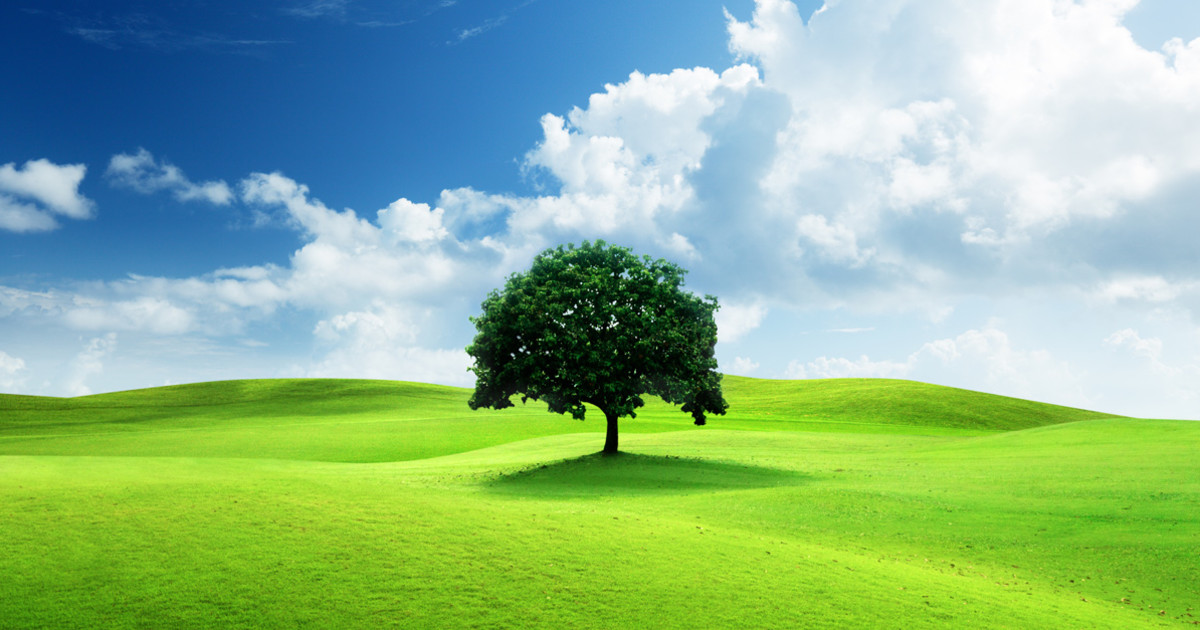
#> input picture nature.jpg, 1200 x 630 px, found by its file name
$ python 8.py
#> lines starting #> are read from the running program, lines starting #| are printed output that depends on the picture
import cv2
import numpy as np
import matplotlib.pyplot as plt

def plot_histogram(image):
    hist = cv2.calcHist([image], [0], None, [256], [0, 256])

    hist_flat = hist.flatten()
    fig, axs = plt.subplots(2, 2, figsize=(10, 8))

    axs[0, 0].imshow(image, cmap='gray')
    axs[0, 0].set_title('Image')
    axs[0, 0].axis('off')

    axs[0, 1].hist(image.ravel(), bins=256, range=[0, 256], color='gray')
    axs[0, 1].set_title('Histogram (imhist)')
    axs[0, 1].set_xlabel('Intensity value')
    axs[0, 1].set_ylabel('Frequency')

    axs[1, 0].bar(np.arange(256), hist_flat, color='gray')
    axs[1, 0].set_title('Histogram (bar)')
    axs[1, 0].set_xlabel('Intensity value')
    axs[1, 0].set_ylabel('Frequency')

    axs[1, 1].stem(hist_flat)
    axs[1, 1].set_title('Histogram (stem)')
    axs[1, 1].set_xlabel('Intensity value')
    axs[1, 1].set_ylabel('Frequency')

    plt.figure(figsize=(8, 6))
    plt.plot(hist_flat, color='gray')
    plt.title('Histogram (plot)')
    plt.xlabel('Intensity value')
    plt.ylabel('Frequency')

    plt.tight_layout()
    plt.show()

image_path = "P:\\PCA2_10071023015\\nature.jpg"
image = cv2.imread(image_path, cv2.IMREAD_GRAYSCALE)
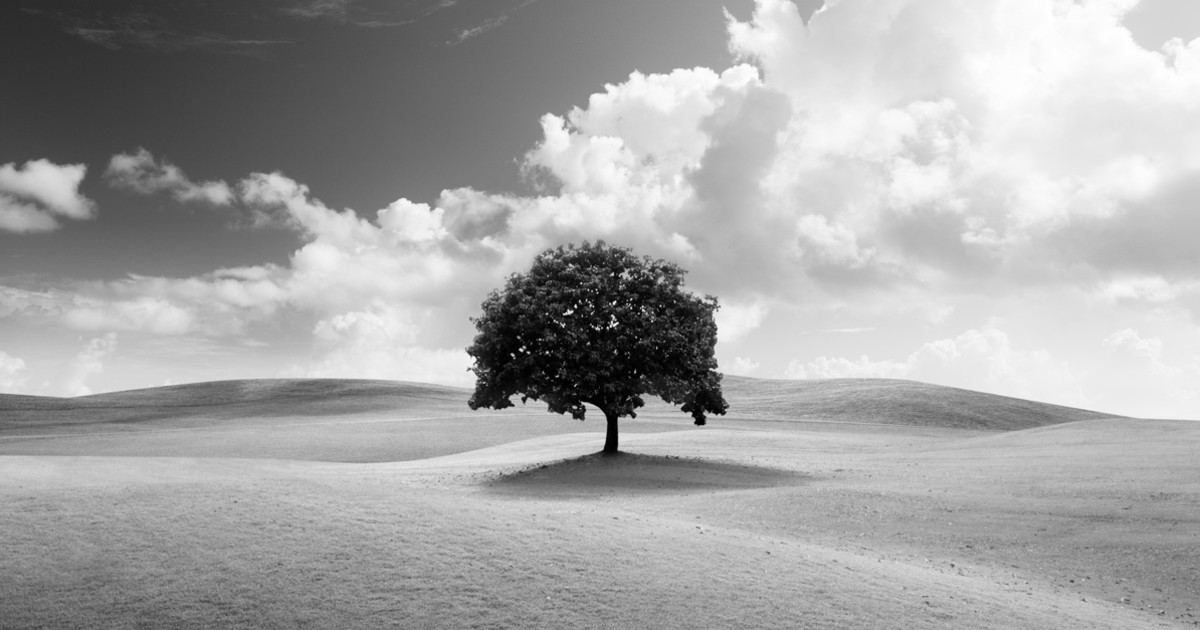
#> image: shape (630, 1200); min 0, max 255, mean 165.3

if image is None:
    print(f"Error: Unable to load image from {image_path}")
else:
    plot_histogram(image)
#> in plot_histogram, `hist = cv2.calcHist([image], [0], None, [256], [0, 256])`: hist = 256 values, max 6705 at index 187, min 62 at index 255, mean 2953.1
#> in plot_histogram, `hist_flat = hist.flatten()`: hist_flat has the same summary as hist
#> in plot_histogram, `plt.show()`:
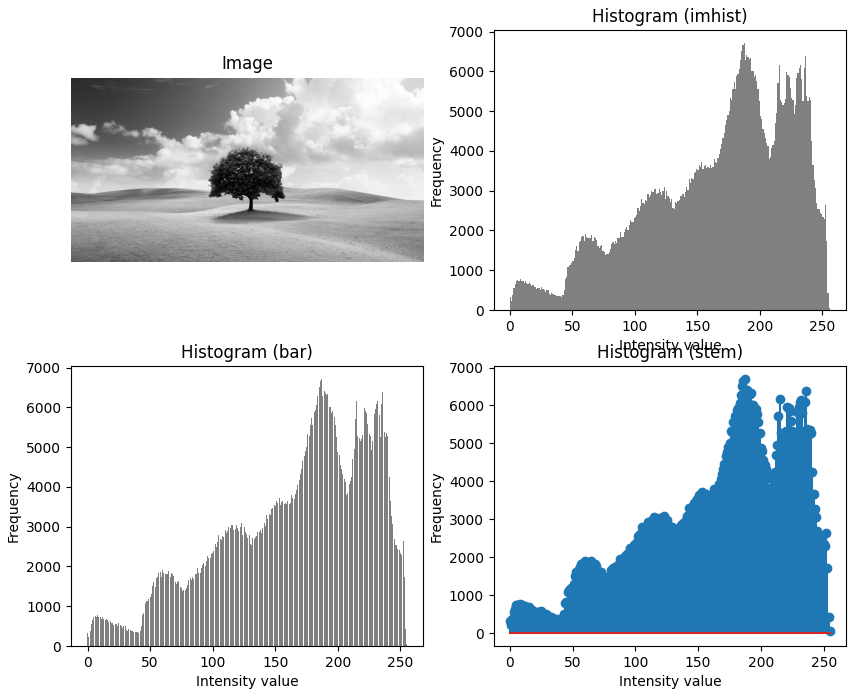
#> figure drawn by matplotlib, 4 panels; panel 2: tallest bar 6705 high, from x = 187 to 188; panel 3: tallest bar 6705 high, from x = 186.6 to 187.4; panel 4: curve peaks at x = 187, y = 6705
#> in plot_histogram, `plt.show()`:
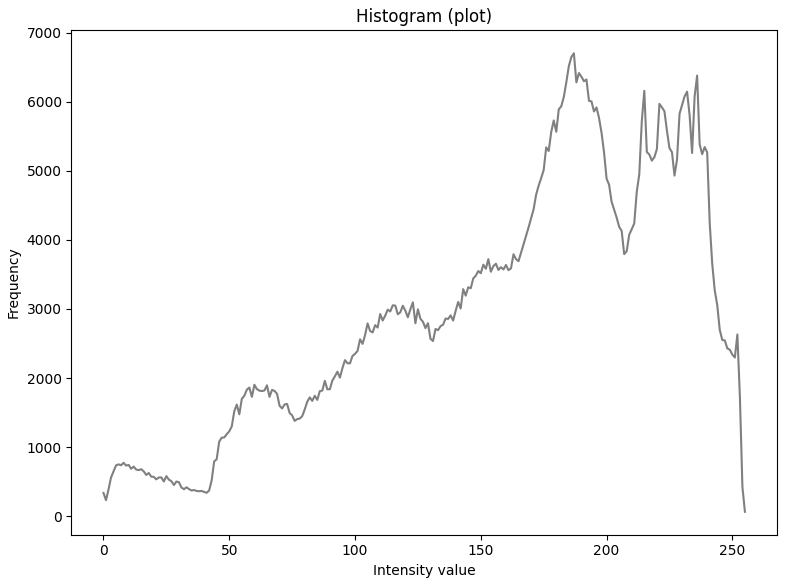
#> figure drawn by matplotlib, 1 panel; curve peaks at x = 187, y = 6705

$ run again, with image.jpg copied over nature.jpg
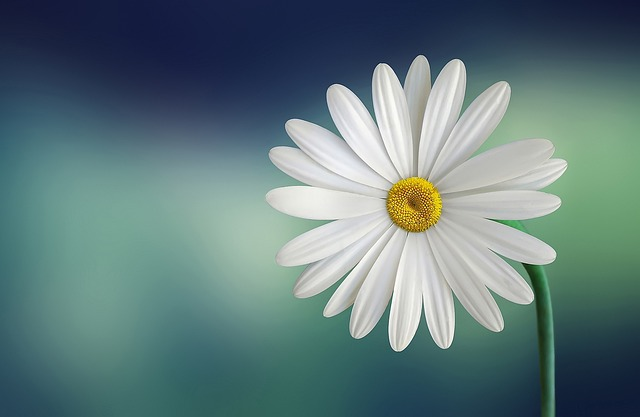
#> input picture image.jpg, 640 x 417 px, found by its file name
#> `image = cv2.imread(image_path, cv2.IMREAD_GRAYSCALE)`:
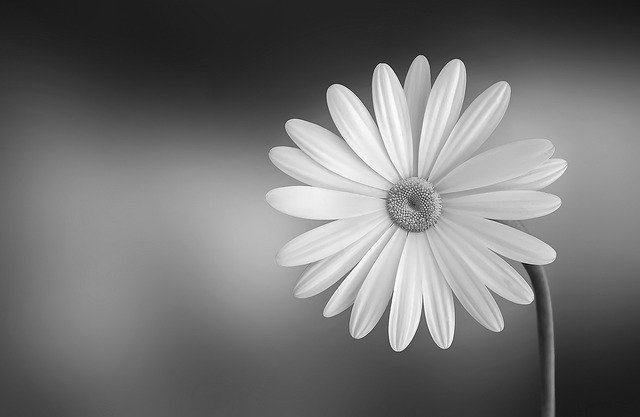
#> image: shape (417, 640); min 11, max 255, mean 115.1
#> hist = 256 values, max 4249 at index 35, min 0 at index 0, mean 1042.5
#> hist_flat has the same summary as hist
#> in plot_histogram, `plt.show()`:
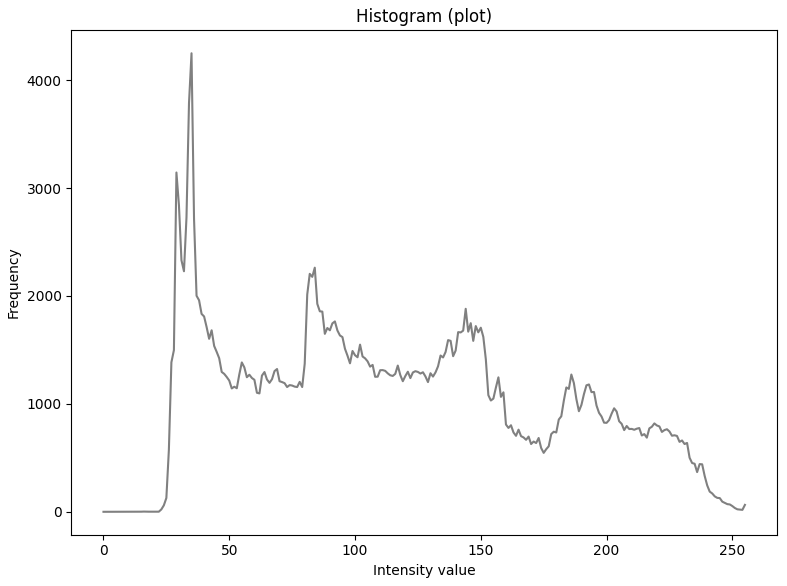
#> figure drawn by matplotlib, 1 panel; curve peaks at x = 35, y = 4249
